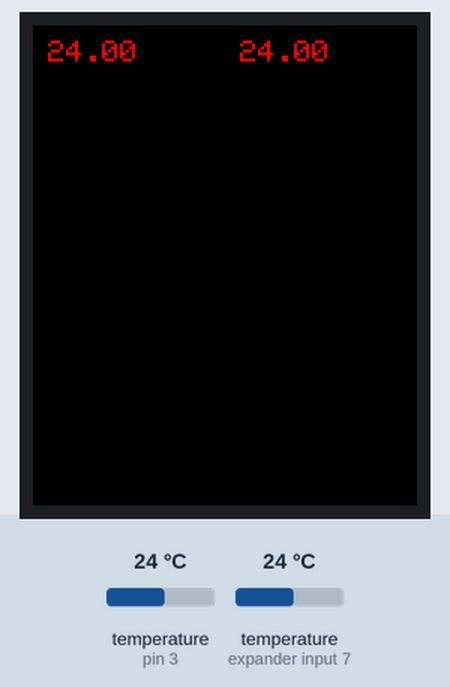
Recording of a sketch running on a simulated Arduino Uno, built with avr-gcc and run on an emulated ATmega328P. Shown: 128×160 colour display. The test bench sets the inputs (shaded band); at power-on: temperature (sensors on pin 3, expander input 7) 24 °C.

Above: at 1.3 s.
1.4 s: temperature (sensor on pin 3) set to 12 °C
At 2.4 s:
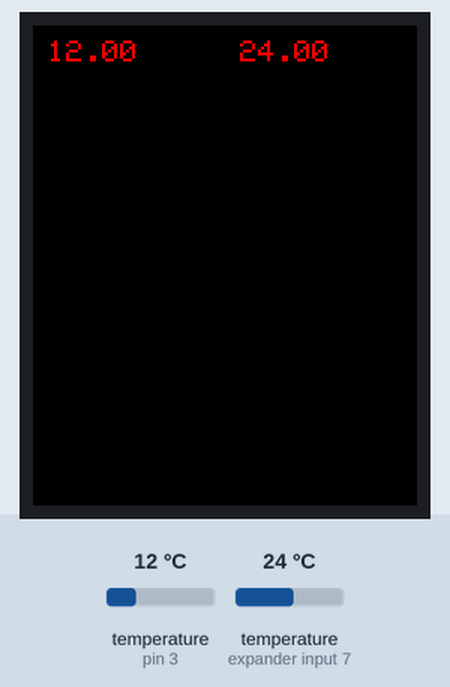
3.1 s: temperature (sensor on expander input 7) set to 12 °C
At 4.3 s:
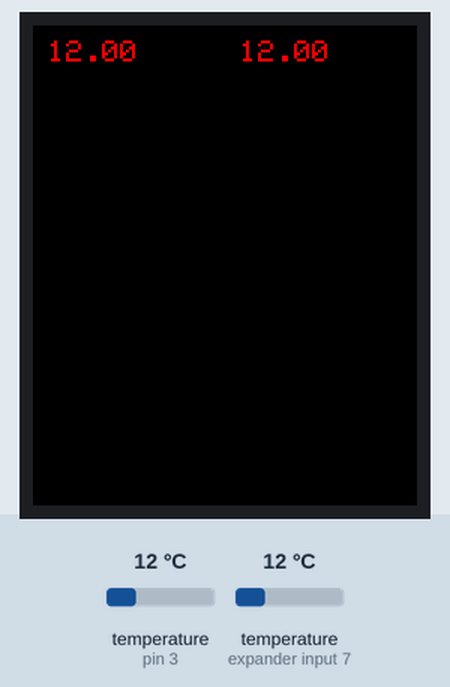
5.5 s: temperature (sensor on pin 3) set to 19 °C
7.9 s: temperature (sensor on expander input 7) set to 19 °C
10.4 s: temperature (sensor on pin 3) set to 28 °C
At 12.5 s:
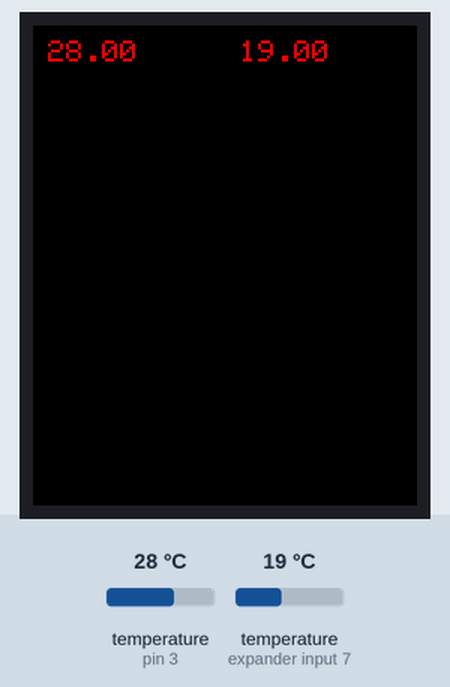
12.8 s: temperature (sensor on expander input 7) set to 28 °C
At 14.7 s:
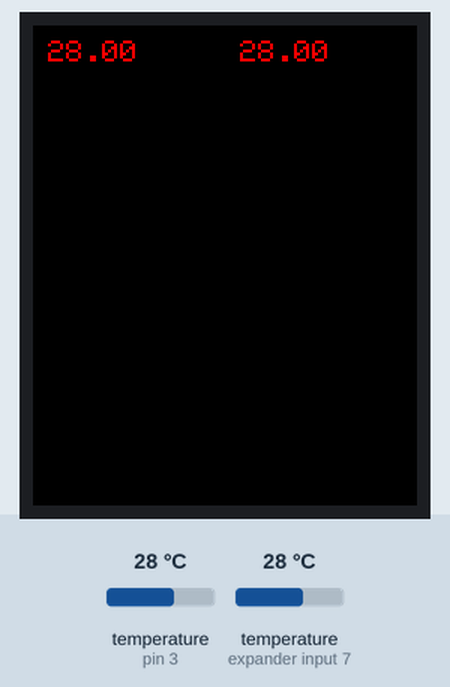
Timing chart, 0 to 16.2 s (numbered marks = the images above; inputs shaded):
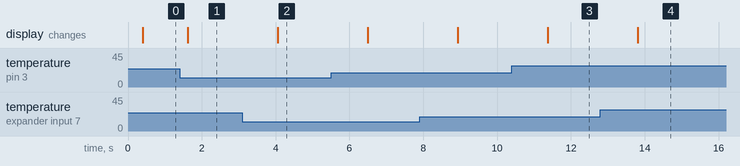

The sketch:

TFT1.8SPI.ino
```cpp
/***************************************************
  This is an example sketch for the Adafruit 1.8" SPI display.
  This library works with the Adafruit 1.8" TFT Breakout w/SD card
  ----> http://www.adafruit.com/products/358
  as well as Adafruit raw 1.8" TFT display
  ----> http://www.adafruit.com/products/618
 ****************************************************/

// For the breakout, you can use any (2 or) 3 pins
//#define sclk 13
//#define mosi 11
#define cs   10
#define dc   9
#define rst  8  // you can also connect this to the Arduino reset

#include <Adafruit_GFX.h>    // Core graphics library
#include <Adafruit_ST7735.h> // Hardware-specific library
#include <SPI.h>
#include <OneWire.h>
#include <DallasTemperature.h>


#if defined(__SAM3X8E__)
#undef __FlashStringHelper::F(string_literal)
#define F(string_literal) string_literal
#endif

// Option 2: must use the hardware SPI pins
// (for UNO thats sclk = 13 and sid = 11) and pin 10 must be
// an output. This is much faster - also required if you want
// to use the microSD card (see the image drawing example)
Adafruit_ST7735 tft = Adafruit_ST7735(cs, dc, rst);

float p = 3.1415926;

// Data wire is plugged into pin 3 on the Arduino
#define ONE_WIRE_BUS 3

// Setup a oneWire instance to communicate with any OneWire devices
OneWire oneWire(ONE_WIRE_BUS);

// Pass our oneWire reference to Dallas Temperature.
DallasTemperature sensors(&oneWire);

DeviceAddress roomThermometer = {0x28, 0xFF, 0x53, 0x2F, 0x93, 0x15, 0x03, 0x44 };
DeviceAddress kitchenThermometer = {0x28, 0xFF, 0x1C, 0x2E, 0x93, 0x15, 0x03, 0x4D };
//28 FF 53 2F 93 15 3 44
//28 FF 1C 2E 93 15 3 4D
int x = 0;
unsigned long currentTime = 0;//milliseconds
unsigned long startTime = 0;//milliseconds
unsigned long time = 60000; //5mins
float tempC = 0;
float tempCprev = 0;

void setup(void) {
  Serial.begin(9600);
  sensors.begin();
  sensors.setResolution(roomThermometer, 10);
  //  Serial.print("hello!");

  // If your TFT's plastic wrap has a Black Tab, use the following:
  tft.initR(INITR_BLACKTAB);   // initialize a ST7735S chip, black tab
  // If your TFT's plastic wrap has a Red Tab, use the following:
  //tft.initR(INITR_REDTAB);   // initialize a ST7735R chip, red tab
  // If your TFT's plastic wrap has a Green Tab, use the following:
  //tft.initR(INITR_GREENTAB); // initialize a ST7735R chip, green tab

  tft.fillScreen(ST7735_BLACK);

  //  // line draw test
  //  testlines(ST7735_YELLOW);
  //  delay(500);
  //
  //  // optimized lines
  //  testfastlines(ST7735_RED, ST7735_BLUE);
  //  delay(500);
  startTime = millis();
}


void loop() {
  currentTime = millis();
  unsigned long _t = currentTime - startTime;


  sensors.requestTemperatures();
  float tempRoom = sensors.getTempC(roomThermometer);
  float tempCKitchen = sensors.getTempC(kitchenThermometer);

  //    if (tempCprev != tempC)
  //    {
  //      tft.fillRect(0, 0 , tft.width(), 20, ST7735_BLACK);
  //      tft.setCursor(10, 5);
  //      tft.setTextColor(ST7735_RED);
  //      tft.setTextSize(2);
  //
  //      if (tempC == -127.00) {
  //        tft.println("Error getting temperature");
  //      } else {
  //        tft.print("C: ");
  //        tft.print(tempC);
  //      }
  //    }

  tft.fillRect(0, 0 , tft.width(), 20, ST7735_BLACK);
  drawText(tempRoom, ST7735_RED, 5);
  drawText(tempCKitchen, ST7735_RED, 69);

  //    if (tempC != -127.00)
  if (_t >= time)
  {
    tft.drawPixel(x, 160 - tempRoom * 3, ST7735_GREEN);
    tft.drawPixel(x, 160 - tempCKitchen * 3, ST7735_BLUE);

    //    delay(1000 * time);
    //    tempCprev = tempC;
    x++;
    if (x > 128)
    {
      x = 0;
      tft.fillScreen(ST7735_BLACK);
    }
    startTime = millis();
  }

  delay(1000);
}

void drawText(float tempC, uint16_t color, int x)
{
  tft.setCursor(x, 5);
  tft.setTextColor(ST7735_RED);
  tft.setTextSize(1);
  //      tft.print("C: ");
  tft.print(tempC);
}

void testlines(uint16_t color) {
  tft.fillScreen(ST7735_BLACK);
  for (int16_t x = 0; x < tft.width(); x += 6) {
    tft.drawLine(0, 0, x, tft.height() - 1, color);
  }
  for (int16_t y = 0; y < tft.height(); y += 6) {
    tft.drawLine(0, 0, tft.width() - 1, y, color);
  }

  tft.fillScreen(ST7735_BLACK);
  for (int16_t x = 0; x < tft.width(); x += 6) {
    tft.drawLine(tft.width() - 1, 0, x, tft.height() - 1, color);
  }
  for (int16_t y = 0; y < tft.height(); y += 6) {
    tft.drawLine(tft.width() - 1, 0, 0, y, color);
  }

  tft.fillScreen(ST7735_BLACK);
  for (int16_t x = 0; x < tft.width(); x += 6) {
    tft.drawLine(0, tft.height() - 1, x, 0, color);
  }
  for (int16_t y = 0; y < tft.height(); y += 6) {
    tft.drawLine(0, tft.height() - 1, tft.width() - 1, y, color);
  }

  tft.fillScreen(ST7735_BLACK);
  for (int16_t x = 0; x < tft.width(); x += 6) {
    tft.drawLine(tft.width() - 1, tft.height() - 1, x, 0, color);
  }
  for (int16_t y = 0; y < tft.height(); y += 6) {
    tft.drawLine(tft.width() - 1, tft.height() - 1, 0, y, color);
  }
}

void testfastlines(uint16_t color1, uint16_t color2) {
  tft.fillScreen(ST7735_BLACK);
  for (int16_t y = 0; y < tft.height(); y += 5) {
    tft.drawFastHLine(0, y, tft.width(), color1);
  }
  for (int16_t x = 0; x < tft.width(); x += 5) {
    tft.drawFastVLine(x, 0, tft.height(), color2);
  }
}
```

Measured:
- after the input at 1.4 s, the display: changes after 0.22 s (image 1)
- after the input at 3.1 s, the display: changes after 0.96 s (image 2)
- after the input at 10.4 s, the display: changes after 0.97 s (image 3)
- after the input at 12.8 s, the display: changes after 1.0 s (image 4)
